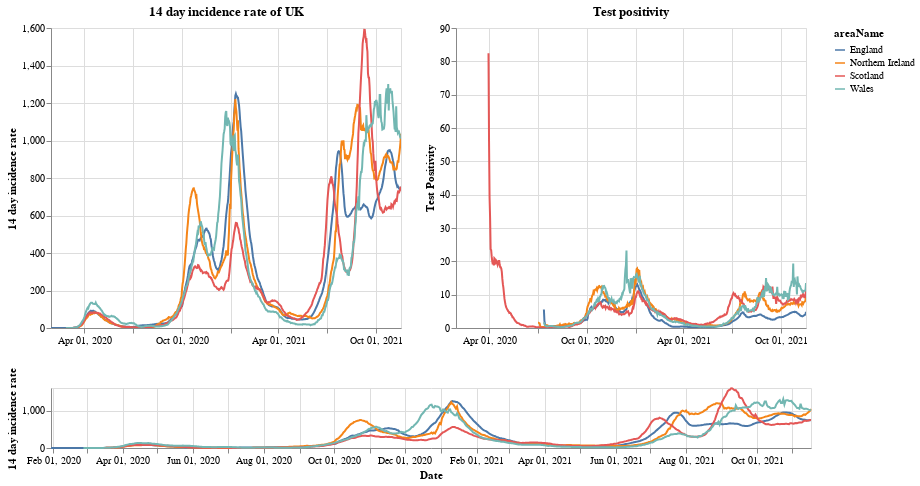

The notebook cell saved with this chart:
### Markdown cell above
# Plots

First a plot with each country in the UK. The top right shows the positivity rate for (which is the percentage of registered tests which were positive) while the top left is the 14 day incidence rate. The bottom chart can be used to select the timeframe (does not work on a mobile device).

### Code cell
#collapse
brush = alt.selection(type='interval', name='DateBrush',encodings=['x'],fields=['Time'])
leg_selection = alt.selection_multi(fields=['areaName'], bind='legend')

base = alt.Chart(uk_cases).mark_line().encode(
    x=alt.X("yearmonthdate(date):T", axis=alt.Axis(title='Date')),
    y=alt.Y("twoWeeklyCasesRate:Q", axis=alt.Axis(title='14 day incidence rate')),
    tooltip=['areaName', 'date','twoWeeklyCasesRate', 'testPositivity'],
    color='areaName',
    opacity=alt.condition(leg_selection, alt.value(2), alt.value(0.1))
).add_selection(leg_selection).properties(width=350)

upper = base.encode(alt.X('yearmonthdate(date):T', axis=alt.Axis(title=''),
                         scale=alt.Scale(domain=brush))
                   ).properties(title=f'14 day incidence rate of UK')
upper_right = upper.encode(alt.Y('testPositivity:Q', axis=alt.Axis(title='Test Positivity'))).properties(title='Test positivity')
lower = base.properties(height=60, width = 760).add_selection(brush)

(upper | upper_right) & lower

### Figure 1 — Vega-Lite specification as saved in the notebook (floating-point values rounded to 4 significant figures; data arrays with more than 128 entries replaced by an {"elided": "..."} marker saying what was removed)
{"config": {"view": {"continuousWidth": 400, "continuousHeight": 300}}, "vconcat": [{"hconcat": [{"mark": "line", "encoding": {"color": {"type": "nominal", "field": "areaName"}, "opacity": {"condition": {"value": 2, "selection": "selector001"}, "value": 0.1}, "tooltip": [{"type": "nominal", "field": "areaName"}, {"type": "temporal", "field": "date"}, {"type": "quantitative", "field": "twoWeeklyCasesRate"}, {"type": "quantitative", "field": "testPositivity"}], "x": {"type": "temporal", "axis": {"title": ""}, "field": "date", "scale": {"domain": {"selection": "DateBrush"}}, "timeUnit": "yearmonthdate"}, "y": {"type": "quantitative", "axis": {"title": "14 day incidence rate"}, "field": "twoWeeklyCasesRate"}}, "selection": {"selector001": {"type": "multi", "fields": ["areaName"], "bind": "legend"}}, "title": "14 day incidence rate of UK", "width": 350}, {"mark": "line", "encoding": {"color": {"type": "nominal", "field": "areaName"}, "opacity": {"condition": {"value": 2, "selection": "selector001"}, "value": 0.1}, "tooltip": [{"type": "nominal", "field": "areaName"}, {"type": "temporal", "field": "date"}, {"type": "quantitative", "field": "twoWeeklyCasesRate"}, {"type": "quantitative", "field": "testPositivity"}], "x": {"type": "temporal", "axis": {"title": ""}, "field": "date", "scale": {"domain": {"selection": "DateBrush"}}, "timeUnit": "yearmonthdate"}, "y": {"type": "quantitative", "axis": {"title": "Test Positivity"}, "field": "testPositivity"}}, "selection": {"selector001": {"type": "multi", "fields": ["areaName"], "bind": "legend"}}, "title": "Test positivity", "width": 350}]}, {"mark": "line", "encoding": {"color": {"type": "nominal", "field": "areaName"}, "opacity": {"condition": {"value": 2, "selection": "selector001"}, "value": 0.1}, "tooltip": [{"type": "nominal", "field": "areaName"}, {"type": "temporal", "field": "date"}, {"type": "quantitative", "field": "twoWeeklyCasesRate"}, {"type": "quantitative", "field": "testPositivity"}], "x": {"type": "temporal", "axis": {"title": "Date"}, "field": "date", "timeUnit": "yearmonthdate"}, "y": {"type": "quantitative", "axis": {"title": "14 day incidence rate"}, "field": "twoWeeklyCasesRate"}}, "height": 60, "selection": {"selector001": {"type": "multi", "fields": ["areaName"], "bind": "legend"}, "DateBrush": {"type": "interval", "encodings": ["x"], "fields": ["Time"]}}, "width": 760}], "data": {"name": "data-ab5a6a2f5a12d397c6bc319d528bb1c1"}, "$schema": "https://vega.github.io/schema/vega-lite/v4.8.1.json", "datasets": {"data-ab5a6a2f5a12d397c6bc319d528bb1c1": {"elided": "2540 records"}}}
